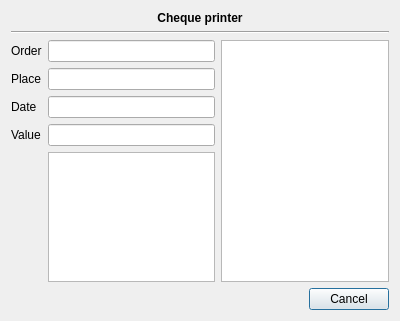
<?xml version="1.0" encoding="UTF-8"?>
<ui version="4.0">
 <class>Tools::ChequePrinterDialog</class>
 <widget class="QDialog" name="Tools::ChequePrinterDialog">
  <property name="geometry">
   <rect>
    <x>0</x>
    <y>0</y>
    <width>400</width>
    <height>321</height>
   </rect>
  </property>
  <property name="windowTitle">
   <string>Dialog</string>
  </property>
  <layout class="QGridLayout" name="gridLayout">
   <item row="1" column="0" colspan="3">
    <widget class="Line" name="line">
     <property name="orientation">
      <enum>Qt::Horizontal</enum>
     </property>
    </widget>
   </item>
   <item row="2" column="0" rowspan="2">
    <widget class="QLabel" name="label_2">
     <property name="text">
      <string>Order</string>
     </property>
    </widget>
   </item>
   <item row="2" column="1" rowspan="2">
    <widget class="QLineEdit" name="order"/>
   </item>
   <item row="4" column="0">
    <widget class="QLabel" name="label_3">
     <property name="text">
      <string>Place</string>
     </property>
    </widget>
   </item>
   <item row="4" column="1">
    <widget class="QLineEdit" name="place"/>
   </item>
   <item row="5" column="0">
    <widget class="QLabel" name="label_4">
     <property name="text">
      <string>Date</string>
     </property>
    </widget>
   </item>
   <item row="5" column="1">
    <widget class="Utils::ModernDateEditor" name="date"/>
   </item>
   <item row="6" column="0">
    <widget class="QLabel" name="label_5">
     <property name="text">
      <string>Value</string>
     </property>
    </widget>
   </item>
   <item row="6" column="1">
    <widget class="QLineEdit" name="valueLineEdit"/>
   </item>
   <item row="7" column="1">
    <widget class="QListWidget" name="valueListWidget"/>
   </item>
   <item row="8" column="1">
    <spacer name="verticalSpacer">
     <property name="orientation">
      <enum>Qt::Vertical</enum>
     </property>
     <property name="sizeHint" stdset="0">
      <size>
       <width>20</width>
       <height>40</height>
      </size>
     </property>
    </spacer>
   </item>
   <item row="9" column="0" colspan="3">
    <widget class="QDialogButtonBox" name="buttonBox">
     <property name="orientation">
      <enum>Qt::Horizontal</enum>
     </property>
     <property name="standardButtons">
      <set>QDialogButtonBox::Cancel</set>
     </property>
    </widget>
   </item>
   <item row="2" column="2" rowspan="6">
    <widget class="QListView" name="chequeFormat"/>
   </item>
   <item row="0" column="0" colspan="3">
    <widget class="QLabel" name="label">
     <property name="sizePolicy">
      <sizepolicy hsizetype="Preferred" vsizetype="Fixed">
       <horstretch>0</horstretch>
       <verstretch>0</verstretch>
      </sizepolicy>
     </property>
     <property name="font">
      <font>
       <weight>75</weight>
       <bold>true</bold>
      </font>
     </property>
     <property name="text">
      <string>Cheque printer</string>
     </property>
     <property name="alignment">
      <set>Qt::AlignCenter</set>
     </property>
    </widget>
   </item>
  </layout>
 </widget>
 <customwidgets>
  <customwidget>
   <class>Utils::ModernDateEditor</class>
   <extends>QLineEdit</extends>
   <header location="global">utils/widgets/moderndateeditor.h</header>
  </customwidget>
 </customwidgets>
 <resources/>
 <connections>
  <connection>
   <sender>buttonBox</sender>
   <signal>accepted()</signal>
   <receiver>Tools::ChequePrinterDialog</receiver>
   <slot>accept()</slot>
   <hints>
    <hint type="sourcelabel">
     <x>248</x>
     <y>254</y>
    </hint>
    <hint type="destinationlabel">
     <x>157</x>
     <y>274</y>
    </hint>
   </hints>
  </connection>
  <connection>
   <sender>buttonBox</sender>
   <signal>rejected()</signal>
   <receiver>Tools::ChequePrinterDialog</receiver>
   <slot>reject()</slot>
   <hints>
    <hint type="sourcelabel">
     <x>316</x>
     <y>260</y>
    </hint>
    <hint type="destinationlabel">
     <x>286</x>
     <y>274</y>
    </hint>
   </hints>
  </connection>
 </connections>
</ui>
